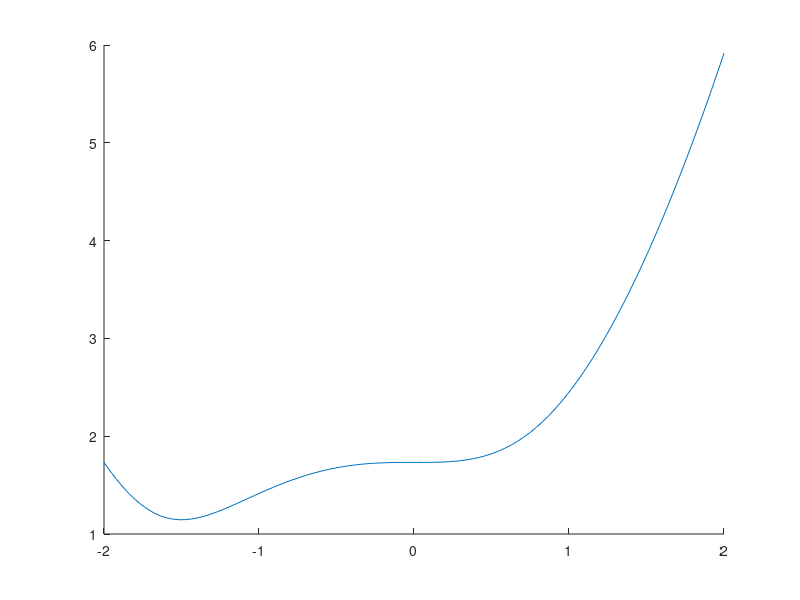

Write the MATLAB code that produced this figure. (Note: this script raises an error after producing the figure.)
clear; clc; close all;

% Decription: Solves a line problem

f = @(x) sqrt(x.^4 + 2*x.^3 + 3);
b = 1.5007;

x1 = 1.5;
y1 = f(x1);
y = @(x) slope(b)*x -slope(b)*x1+y1;

x = linspace(-2,2,100);

hold on
plot(x,f(x))
plot(x,y(x))

function m = slope(b)
    f = @(x) sqrt(x.^4 + 2*x.^3 + 3);
    m = (f(b)-f(1.5))/(b-1.5);
end